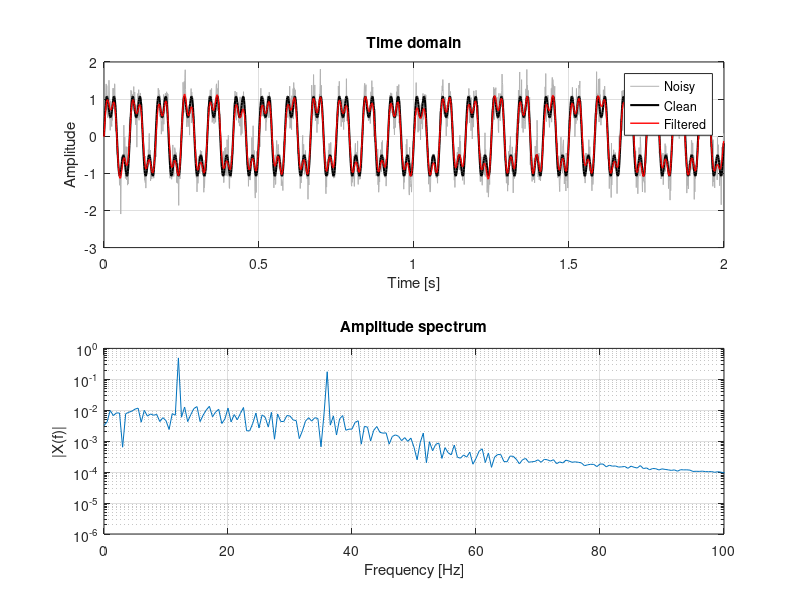

Source code (MATLAB):
%% Signal filtering demo
% Generate a noisy test signal, filter it, and report some statistics.
% Written for a quick look at a low-pass Butterworth filter.

clear
close all
clc

%% Parameters
fs = 1000;              % sampling frequency [Hz]
duration = 2;           % signal length [s]
f_signal = 12;          % tone frequency [Hz]
f_cutoff = 40;          % low-pass cutoff [Hz]
noise_level = 0.3;      % standard deviation of added noise
filter_order = 4;

rng(42)                 % reproducible noise

%% Generate signal
t = (0:1/fs:duration - 1/fs)';
clean = sin(2*pi*f_signal*t) + 0.5*sin(2*pi*3*f_signal*t);
noise = noise_level * randn(size(t));
noisy = clean + noise;

%% Design filter
Wn = f_cutoff / (fs/2);
[b, a] = butter(filter_order, Wn, 'low');
filtered = filtfilt(b, a, noisy);

%% Compute statistics
rmse_before = sqrt(mean((noisy - clean).^2));
rmse_after  = sqrt(mean((filtered - clean).^2));
improvement = 100 * (1 - rmse_after / rmse_before);

fprintf('RMSE before filtering: %.4f\n', rmse_before)
fprintf('RMSE after filtering:  %.4f\n', rmse_after)
fprintf('Improvement:           %.1f %%\n', improvement)

%% Spectrum
N = numel(t);
freqs = (0:N-1)' * fs / N;
Y = fft(filtered);
P = abs(Y(1:floor(N/2)+1)) / N;
[~, idx] = max(P(2:end));
dominant = freqs(idx + 1);
fprintf('Dominant frequency: %.1f Hz\n', dominant)

%% Cutoff sweep (for the notebook)
cutoffs = 20:10:80;
rmse_sweep = [];
for fc = cutoffs
    [bb, aa] = butter(filter_order, fc / (fs/2), 'low');
    yy = filtfilt(bb, aa, noisy);
    rmse_sweep = [rmse_sweep sqrt(mean((yy - clean).^2))];
end
[~, best] = min(rmse_sweep);
fprintf('Best cutoff: %d Hz\n', cutoffs(best))

%% Plot
figure('Name', 'Filter demo', 'Color', 'w')

subplot(2, 1, 1)
plot(t, noisy, 'Color', [0.7 0.7 0.7]), hold on
plot(t, clean, 'k', 'LineWidth', 1.5)
plot(t, filtered, 'r', 'LineWidth', 1)
hold off
xlabel('Time [s]')
ylabel('Amplitude')
legend('Noisy', 'Clean', 'Filtered', 'Location', 'northeast')
title('Time domain')
grid on

subplot(2, 1, 2)
semilogy(freqs(1:numel(P)), P)
xlim([0 100])
xlabel('Frequency [Hz]')
ylabel('|X(f)|')
title('Amplitude spectrum')
grid on

%% Save results
results = struct('rmse_before', rmse_before, ...
                 'rmse_after', rmse_after, ...
                 'dominant_hz', dominant);
save('filter_results.mat', 'results')
disp('Done.')
